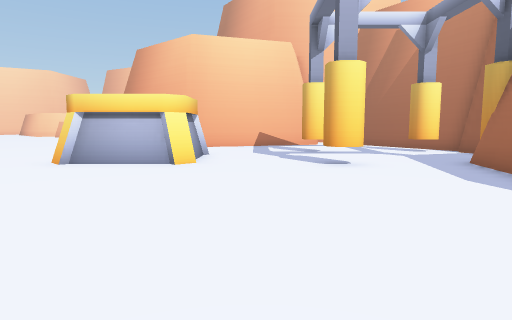
[1] (above)

24 first-person views from a walk through a 3-D level made in the Unity game engine. The camera is 1.3 m above the floor, tilts 6° down and sees 75° across. The floor is counted in squares, 1.5 m on a side. Each view is taken from the middle of a square. On the plan, view 1 faces up. The plan holds only what a view shows up to about 12 squares ahead; the rest is blank. The place goes on beyond the plan. The player is left out. Some surface patterns are stand-ins.

[2]
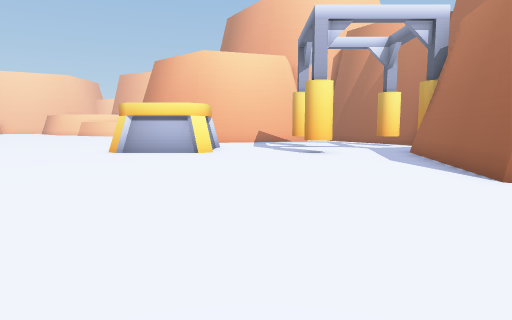

[3]
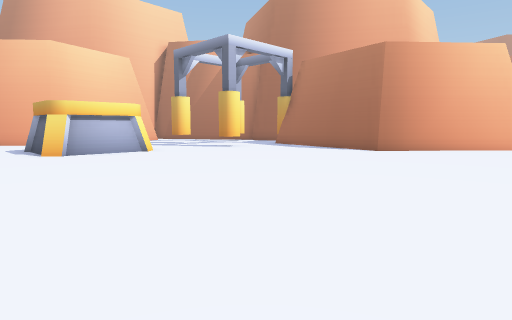

[4]
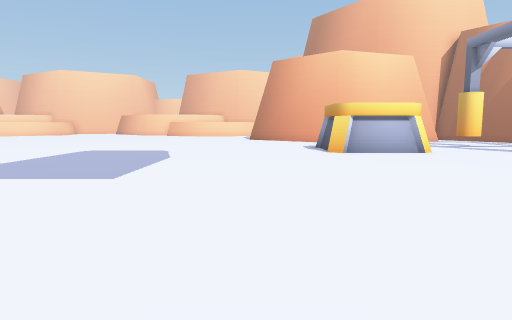

[5]
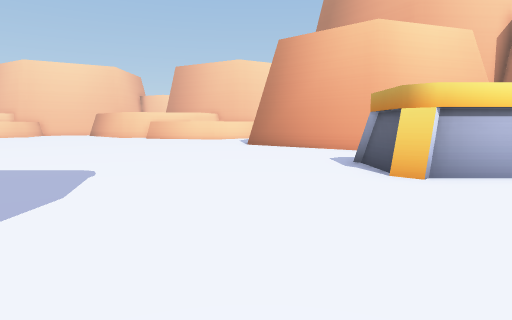

[6]
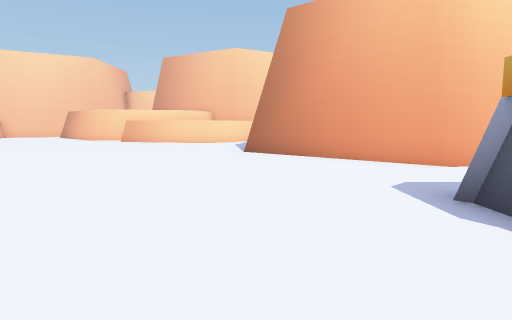

[7]
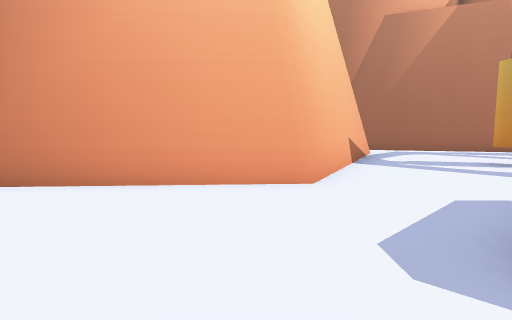

[8]
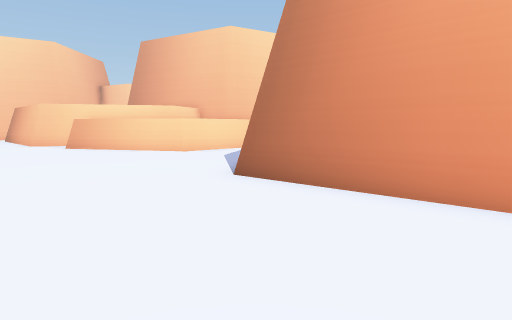

[9]
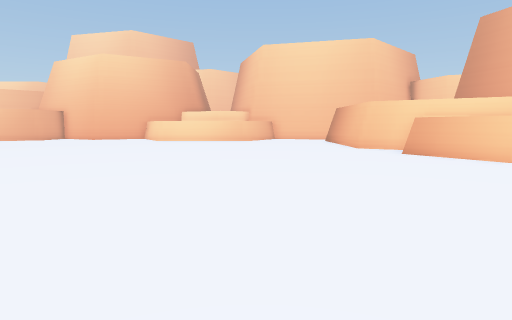

[10]
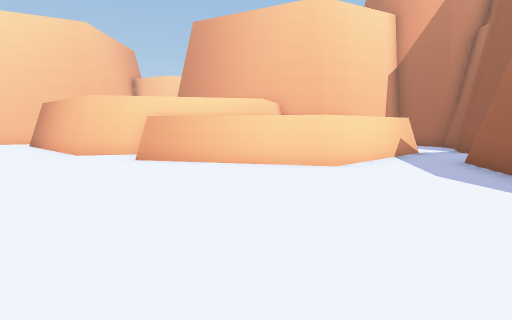

[11]
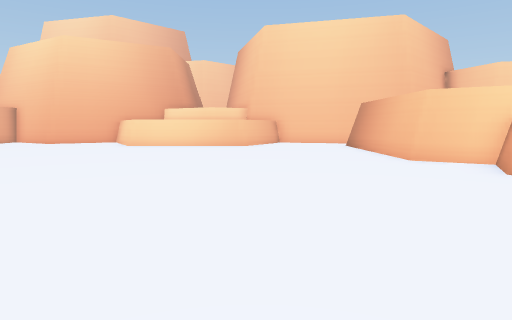

[12]
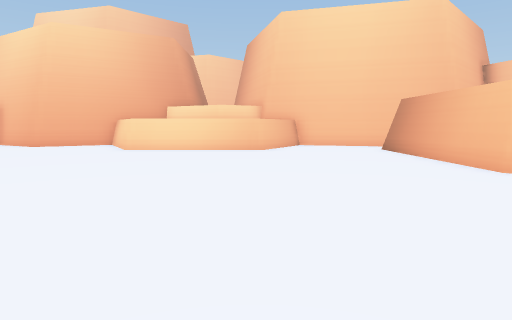

[13]
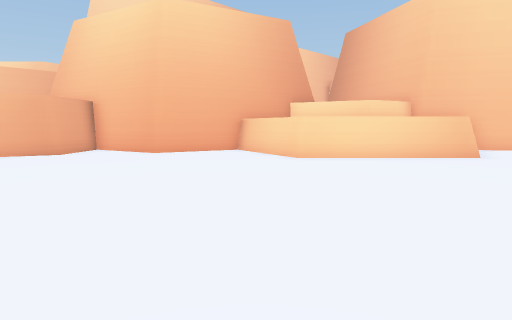

[14]
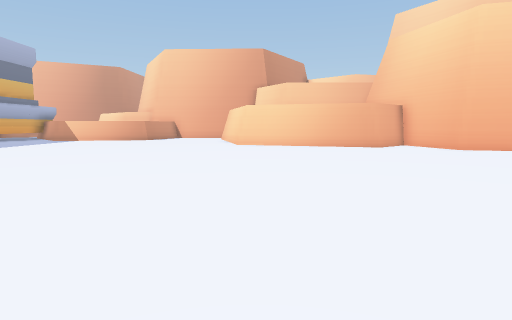

[15]
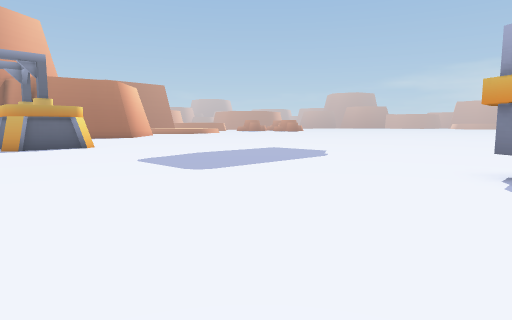

[16]
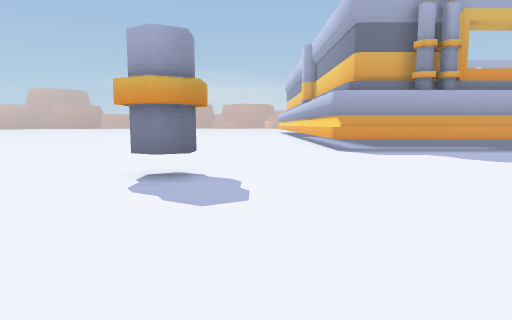

[17]
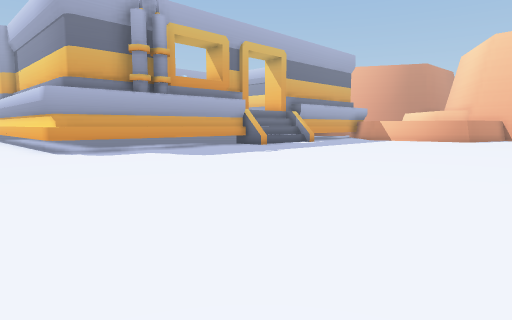

[18]
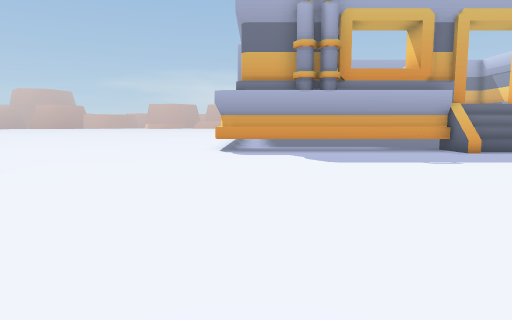

[19]
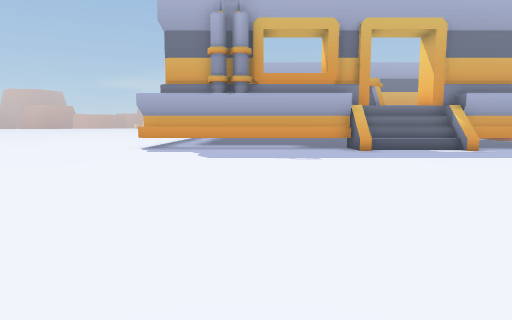

[20]
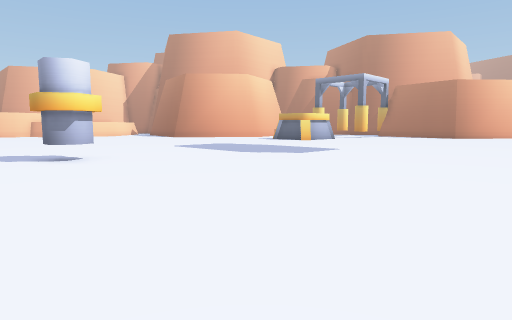

[21]
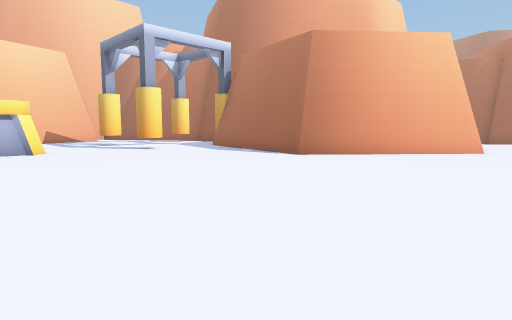

[22]
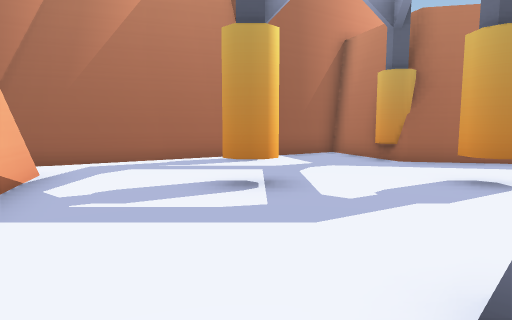

[23]
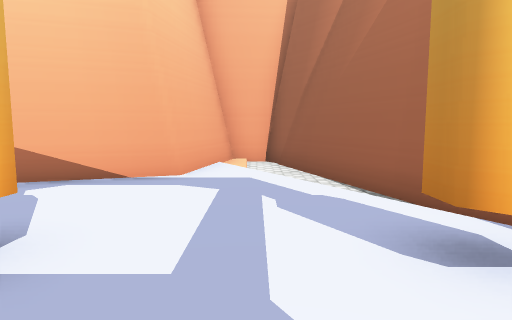

[24]
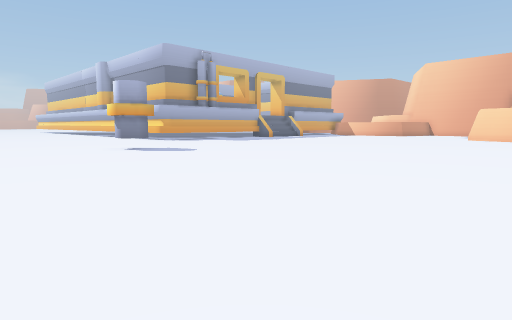

### Floor plan
Points are (right, up) in squares from view 1. A wall is a line through its corners. A room is listed if a view was taken in it or the views show most of it. See-through windows are left out.
Room 1 (views 1, 2, 3, 4, 5, 6, 7, 8, 9, 10, 11, 12, 13, 14, 15, 16, 17, 18, 19, 20, 21, 22, 23, 24)
walls: (-21.8, -0.3) (-21.8, -2.4); (-24.5, -0.1) (-21.8, -0.1); (-9.5, 22.2) (-13.6, 23.3); (-24.5, -0.3) (-21.7, -0.3) (-21.6, -0.5) (-21.6, -2.4); (-6.4, 20.8) (-6.1, 22.6); (-13.9, 23.4) (-14.4, 25.1) (-15.9, 24.7) (-16.5, 25.3); (-8.4, 23.2) (-9.2, 22.4); (-16, 24.6) (-18.7, 27); (-7.4, 24.2) (-8.1, 23.5); (-16.7, 25.5) (-17.6, 26.3); (-29.5, 0.9) (-29.5, -0.5); (2.6, 14.8) (-2.9, 13) (-7.3, 16.9); (-6.5, 25.1) (-7.2, 24.4); (-17.7, 26.4) (-18.5, 27.3); (-26.4, 22.1) (-29.9, 23.1) (-30.6, 20.3) (-32.5, 19.8); (-24.5, 24.2) (-26.3, 22.4); (-4.2, 25) (-4.5, 25.4) (-3.7, 27.1); (-23.4, 25.3) (-24.3, 24.4); (4.9, 6.2) (5.2, 7.5) (7.9, 8.4) (6.6, 10.4) (6.9, 11) (4.8, 17.4); (3.9, 2.2) (5, 7.5); (3.1, 18.1) (2.6, 15.5); (-32, 17.8) (-32.4, 16.5); (-30.7, 20.1) (-32.6, 19.6); (-31.8, -0.3) (-30.1, -0.3); (-32.5, -0.1) (-30, -0.1); (4.9, 17.3) (4.3, 18.2) (3.3, 18.1); (-32.6, 18.4) (-32.2, 17.9) (-32.5, 16.8); (8.2, -1.6) (4.1, 2.1) (4.9, 5.9)
low walls: (-23.5, 25) (-26, 22.4); (3.3, 18.1) (2.8, 15.5); (-32.5, 0.4) (-30, 0.4); (7.8, -1.5) (3.7, 2.1)
objects: other object (-29, -1) to (-28, 0); other object (-27, 0) to (-25, 0); other object (-22, -4) to (-22, -3); pipe (-18, 5) to (-17, 6); other object (-4, 8) to (-2, 10); other object (2, 7) to (2, 8); other object (2, 11); other object (5, 11) to (6, 11)

Where each view was taken, in squares from view 1:
view 1: 0 up, 0 right, facing up
view 2: 3 down, 0 right, facing up
view 3: 3 down, 7 left, facing up-right
view 4: 3 down, 7 left, facing up
view 5: 2 up, 7 left, facing up
view 6: 6 up, 7 left, facing up
view 7: 10 up, 7 left, facing up-right
view 8: 11 up, 7 left, facing up
view 9: 13 up, 10 left, facing up-left
view 10: 15 up, 11 left, facing up
view 11: 16 up, 13 left, facing up-left
view 12: 17 up, 15 left, facing up-left
view 13: 15 up, 21 left, facing up-left
view 14: 13 up, 19 left, facing left
view 15: 12 up, 18 left, facing down-right
view 16: 11 up, 19 left, facing down
view 17: 11 up, 19 left, facing down-left
view 18: 11 up, 23 left, facing down
view 19: 12 up, 26 left, facing down
view 20: 4 down, 20 left, facing up-right
view 21: 4 down, 4 left, facing up-right
view 22: 11 up, 3 left, facing right
view 23: 9 up, 4 right, facing up
view 24: 17 up, 12 left, facing down-left
